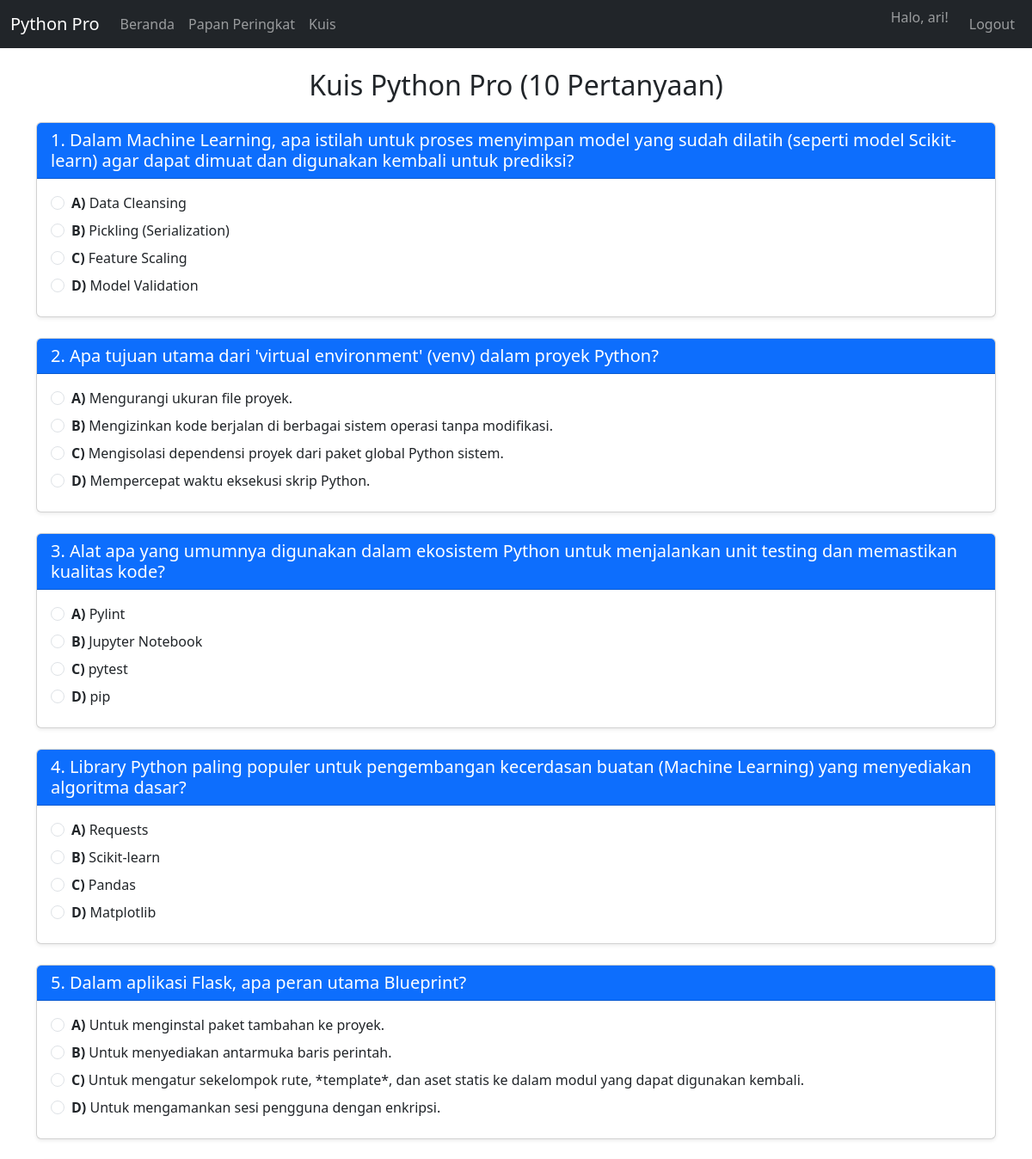
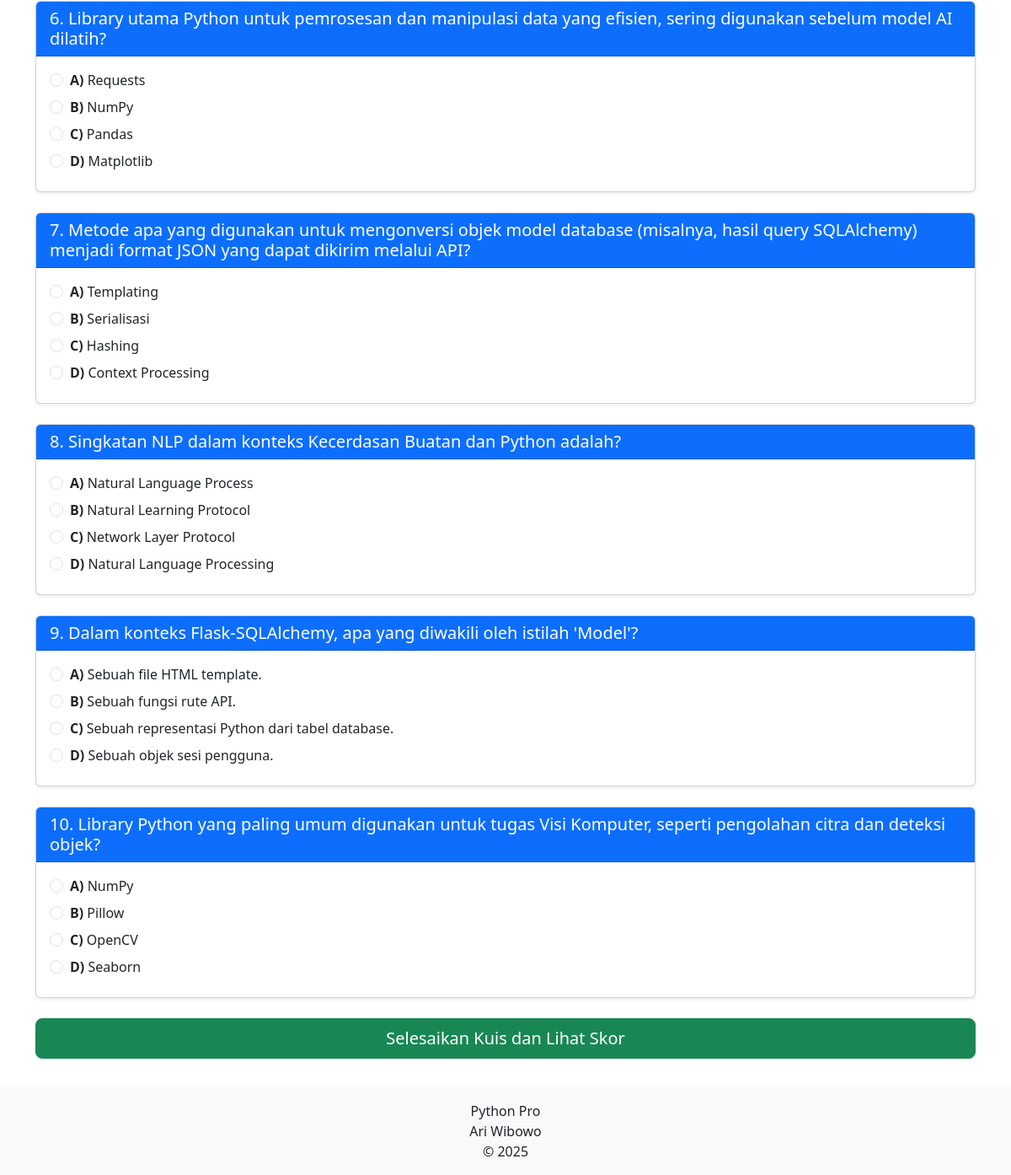
Page /quiz (signed in) on the committed database (2 pictures, top to bottom).
### app/models.py (models this page shows, shortened)
class User(UserMixin, db.Model):
    id = db.Column(db.Integer, primary_key=True)
    username = db.Column(db.String(64), index=True, unique=True)
    email = db.Column(db.String(120), index=True, unique=True)
    password_hash = db.Column(db.String(128))
    daily_results = db.relationship('DailyResult', backref='author', lazy='dynamic')
    scores = db.relationship('Scoreboard', backref='player', lazy='dynamic')

class Quiz(db.Model):
    id = db.Column(db.Integer, primary_key=True)
    question = db.Column(db.String(500), index=True, unique=True)
    answer_a = db.Column(db.String(200))
    answer_b = db.Column(db.String(200))
    answer_c = db.Column(db.String(200))
    answer_d = db.Column(db.String(200))
    correct_answer = db.Column(db.String(1))

### app/routes.py (the view)
@bp.route('/quiz', methods=['GET'])
@login_required
def start_quiz():
    user_score = Scoreboard.query.filter_by(user_id=current_user.id).first()
    if user_score and user_score.high_score > 0:
        flash(f'Anda sudah menyelesaikan kuis ini. Skor Anda: {user_score.high_score}. Kuis hanya dapat dikerjakan sekali.', 'warning')
        return redirect(url_for('routes.index'))
    questions = Quiz.query.all()
    random.shuffle(questions)
    if not questions:
        flash('Kuis belum tersedia.', 'danger')
        return redirect(url_for('routes.index'))
    return render_template('quiz.html', questions=questions)

### app/__init__.py (called while the page is built)
@login.user_loader
def load_user(id):
    return User.query.get(int(id))

### app/templates/quiz.html
{% extends "base.html" %}
{% block app_content %}
    <h2 class="mb-4 text-center">Kuis Python Pro (10 Pertanyaan)</h2>
    <form method="POST" action="{{ url_for('routes.submit_quiz') }}">
        {% for q in questions %}
            <div class="card mb-4 shadow-sm">
                <div class="card-header bg-primary text-white">
                    <h5 class="mb-0">{{ loop.index }}. {{ q.question }}</h5>
                </div>
                <div class="card-body">
                    <div class="form-check mb-2">
                        <input class="form-check-input" type="radio" id="q{{ q.id }}_a" name="question_{{ q.id }}" value="A" required>
                        <label class="form-check-label" for="q{{ q.id }}_a">
                            <span class="fw-bold">A)</span> {{ q.answer_a }}
                        </label>
                    </div>
                    <div class="form-check mb-2">
                        <input class="form-check-input" type="radio" id="q{{ q.id }}_b" name="question_{{ q.id }}" value="B">
                        <label class="form-check-label" for="q{{ q.id }}_b">
                            <span class="fw-bold">B)</span> {{ q.answer_b }}
                        </label>
                    </div>
                    <div class="form-check mb-2">
                        <input class="form-check-input" type="radio" id="q{{ q.id }}_c" name="question_{{ q.id }}" value="C">
                        <label class="form-check-label" for="q{{ q.id }}_c">
                            <span class="fw-bold">C)</span> {{ q.answer_c }}
                        </label>
                    </div>
                    <div class="form-check mb-2">
                        <input class="form-check-input" type="radio" id="q{{ q.id }}_d" name="question_{{ q.id }}" value="D">
                        <label class="form-check-label" for="q{{ q.id }}_d">
                            <span class="fw-bold">D)</span> {{ q.answer_d }}
                        </label>
                    </div>
                </div>
            </div>
        {% endfor %}
        <div class="d-grid gap-2 mb-5">
            <button type="submit" class="btn btn-success btn-lg">Selesaikan Kuis dan Lihat Skor</button>
        </div>
    </form>
{% endblock app_content %}

### app/templates/base.html (shortened to what this page needs)
<!doctype html>
<html lang="en">
<head>
    <link href="https://cdn.jsdelivr.net/npm/bootstrap@5.3.3/dist/css/bootstrap.min.css"
          rel="stylesheet"
>
</head>
<body>
    <nav class="navbar navbar-expand-lg navbar-dark bg-dark">
        <div class="container-fluid">
            <a class="navbar-brand" href="{{ url_for('routes.index') }}">Python Pro</a>
            <div class="collapse navbar-collapse" id="navbarNav">
                <ul class="navbar-nav me-auto mb-2 mb-lg-0">
                    <li class="nav-item">
                        <a class="nav-link" href="{{ url_for('routes.index') }}">Beranda</a>
                    </li>
                    <li class="nav-item">
                        <a class="nav-link" href="{{ url_for('routes.scoreboard') }}">Papan Peringkat</a>
                    </li>
                    <li class="nav-item">
                        <a class="nav-link" href="{{ url_for('routes.start_quiz') }}">Kuis</a>
                    </li>
                </ul>
                <ul class="navbar-nav">
                    {% if current_user.is_authenticated %}
                        <li class="nav-item">
                            <span class="navbar-text me-3">Halo, {{ current_user.username }}!</span>
                        </li>
                        <li class="nav-item">
                            <a class="nav-link" href="{{ url_for('routes.logout') }}">Logout</a>
                        </li>
                    {% endif %}
                </ul>
            </div>
        </div>
    </nav>
    <div class="container mt-4">
        {% block app_content %}{% endblock %}
    </div>
    <div class="row justify-content-center">
        <div class="col-md-6 mx-auto mt-4" style="border: 2px solid #333; padding: 15px; font-size: small;">
            <h5 class="text-center">Widget Ramalan Cuaca (2 Hari Terakhir)</h5>
        </div>
    </div>
    <footer class="mt-auto p-3 text-center bg-light fixed-bottom">
        <p class="mb-0">Python Pro</p>
        <p class="mb-0">Ari Wibowo</p>
        <p class="mb-0">&copy; 2025</p>
    </footer>
</body>
</html>

### rows in the picture
User: username "ari"
Quiz: question "Dalam Machine Learning, apa istilah untuk proses menyimpan model yang sudah dilatih (seperti model Scikit-learn) agar dapat dimuat dan digunakan kembali untuk prediksi?", answer_a "Data Cleansing", answer_b "Pickling (Serialization)", answer_c "Feature Scaling", answer_d "Model Validation"
Quiz: question "Apa tujuan utama dari 'virtual environment' (venv) dalam proyek Python?", answer_a "Mengurangi ukuran file proyek.", answer_b "Mengizinkan kode berjalan di berbagai sistem operasi tanpa modifikasi.", answer_c "Mengisolasi dependensi proyek dari paket global Python sistem.", answer_d "Mempercepat waktu eksekusi skrip Python."
Quiz: question "Alat apa yang umumnya digunakan dalam ekosistem Python untuk menjalankan unit testing dan memastikan kualitas kode?", answer_a "Pylint", answer_b "Jupyter Notebook", answer_c "pytest", answer_d "pip"
Quiz: question "Library Python paling populer untuk pengembangan kecerdasan buatan (Machine Learning) yang menyediakan algoritma dasar?", answer_a "Requests", answer_b "Scikit-learn", answer_c "Pandas", answer_d "Matplotlib"
Quiz: question "Dalam aplikasi Flask, apa peran utama Blueprint?", answer_a "Untuk menginstal paket tambahan ke proyek.", answer_b "Untuk menyediakan antarmuka baris perintah.", answer_c "Untuk mengatur sekelompok rute, *template*, dan aset statis ke dalam modul yang dapat digunakan kembali.", answer_d "Untuk mengamankan sesi pengguna dengan enkripsi."
Quiz: question "Library utama Python untuk pemrosesan dan manipulasi data yang efisien, sering digunakan sebelum model AI dilatih?", answer_a "Requests", answer_b "NumPy", answer_c "Pandas", answer_d "Matplotlib"
Quiz: question "Metode apa yang digunakan untuk mengonversi objek model database (misalnya, hasil query SQLAlchemy) menjadi format JSON yang dapat dikirim melalui API?", answer_a "Templating", answer_b "Serialisasi", answer_c "Hashing", answer_d "Context Processing"
Quiz: question "Singkatan NLP dalam konteks Kecerdasan Buatan dan Python adalah?", answer_a "Natural Language Process", answer_b "Natural Learning Protocol", answer_c "Network Layer Protocol", answer_d "Natural Language Processing"
Quiz: question "Dalam konteks Flask-SQLAlchemy, apa yang diwakili oleh istilah 'Model'?", answer_a "Sebuah file HTML template.", answer_b "Sebuah fungsi rute API.", answer_c "Sebuah representasi Python dari tabel database.", answer_d "Sebuah objek sesi pengguna."
Quiz: question "Library Python yang paling umum digunakan untuk tugas Visi Komputer, seperti pengolahan citra dan deteksi objek?", answer_a "NumPy", answer_b "Pillow", answer_c "OpenCV", answer_d "Seaborn"
